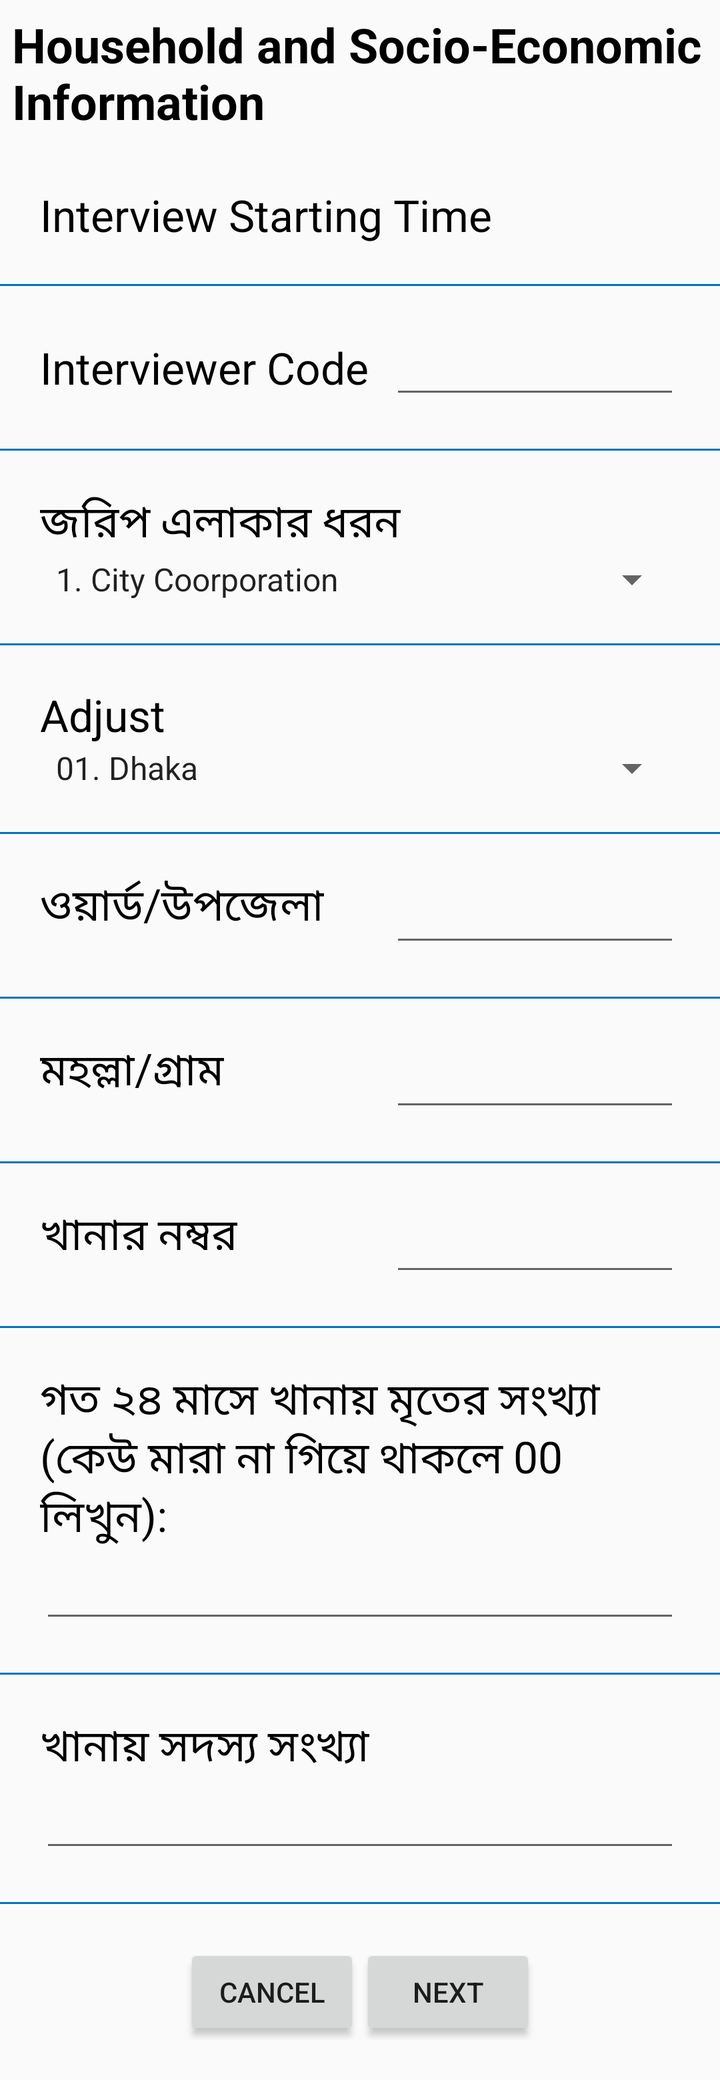
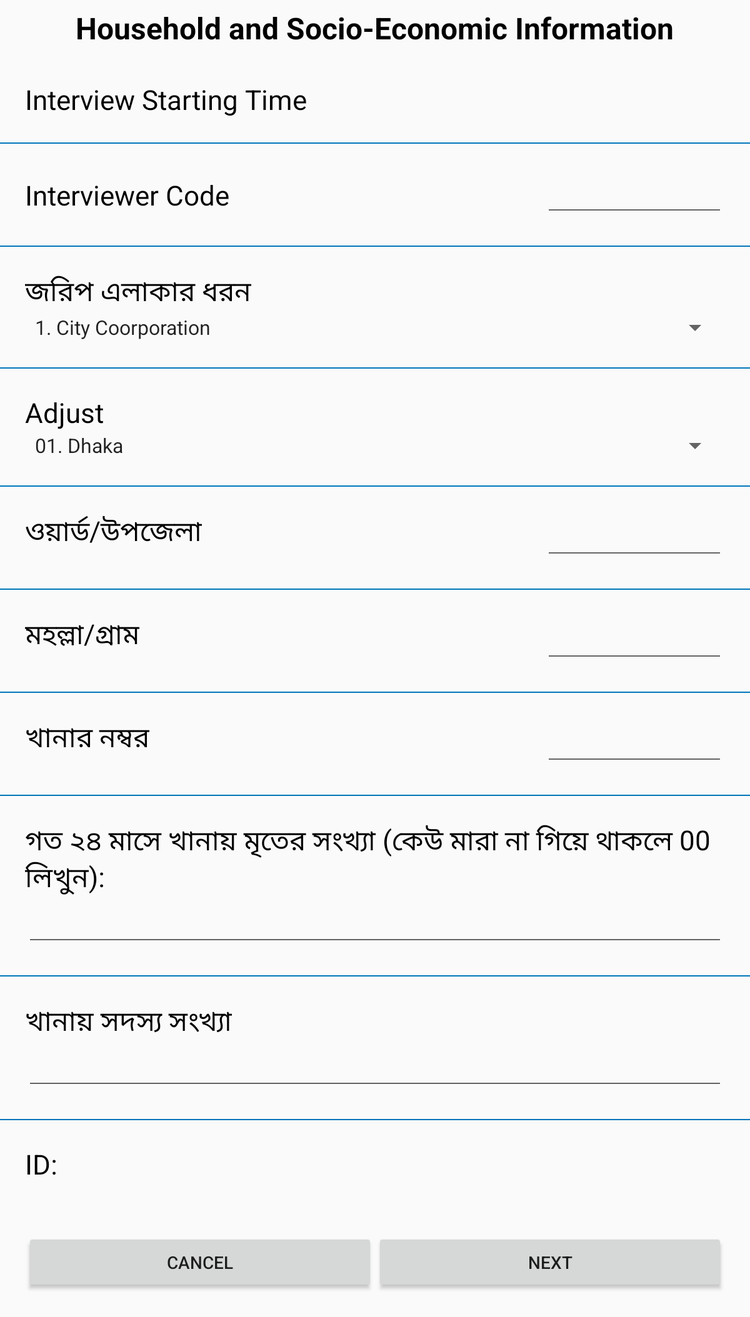

The same Android screen from two of the app's own layout files: first res/layout/ as a phone draws it, then the repository's variant for another configuration, drawn on a device whose configuration selects that folder. Both files follow.
<!-- AndroidManifest.xml: application theme AppTheme -->
<!-- res/layout/activity_house_hold_information.xml -->
<?xml version="1.0" encoding="utf-8"?>
<ScrollView xmlns:android="http://schemas.android.com/apk/res/android"
    android:layout_width="fill_parent"
    android:layout_height="fill_parent"
    android:layout_below="@+id/layout_header">

    <LinearLayout
        android:layout_width="fill_parent"
        android:layout_height="fill_parent"
        android:orientation="vertical">

        <TextView
            android:id="@+id/textView_heading"
            android:layout_width="wrap_content"
            android:layout_height="wrap_content"
            android:layout_gravity="center"
            android:padding="6dp"
            android:text="@string/hh_details_hd"
            android:textColor="@android:color/black"
            android:textSize="24sp"
            android:textStyle="bold" />

        <LinearLayout
            android:layout_width="fill_parent"
            android:layout_height="wrap_content"
            android:orientation="horizontal"
            android:padding="20dp">

            <TextView
                android:id="@+id/textView_interview_starting_time"
                android:layout_width="wrap_content"
                android:layout_height="wrap_content"
                android:layout_centerVertical="true"
                android:text="Interview Starting Time"
                android:textColor="@android:color/black"
                android:textSize="22sp" />

            

        </LinearLayout>

        <LinearLayout

            android:layout_width="fill_parent"
            android:layout_height="1dp"
            android:background="@color/heading_bg"></LinearLayout>

        <RelativeLayout
            android:layout_width="fill_parent"
            android:layout_height="wrap_content"
            android:orientation="vertical"
            android:padding="20dp">

            <TextView
                android:id="@+id/textView_interview_unique"
                android:layout_width="wrap_content"
                android:layout_height="wrap_content"
                android:layout_centerVertical="true"
                android:text="Interviewer Code"
                android:textColor="@android:color/black"
                android:textSize="22sp" />

            <EditText
                android:id="@+id/editText_interviewer_unique"
                android:layout_width="145dp"
                android:layout_height="wrap_content"
                android:layout_alignParentRight="true"
                android:focusable="true"
                android:gravity="right"
                android:inputType="number"
                android:maxLength="2" />
        </RelativeLayout>

        <LinearLayout

            android:layout_width="fill_parent"
            android:layout_height="1dp"
            android:background="@color/heading_bg"></LinearLayout>

        <LinearLayout
            android:layout_width="fill_parent"
            android:layout_height="wrap_content"
            android:orientation="vertical"
            android:padding="20dp">

            <TextView
                android:id="@+id/textView_branch_name"
                android:layout_width="wrap_content"
                android:layout_height="wrap_content"
                android:layout_centerVertical="true"
                android:text="জরিপ এলাকার ধরন"
                android:textColor="@android:color/black"
                android:textSize="22sp" />

            <Spinner
                android:id="@+id/spinner_survey_location"
                android:layout_width="match_parent"
                android:layout_height="wrap_content"
                android:layout_gravity="center_horizontal"
                android:entries="@array/survey_loc"
                android:focusable="false"
                android:spinnerMode="dropdown"
                android:textSize="22sp" />
        </LinearLayout>

        <LinearLayout

            android:layout_width="fill_parent"
            android:layout_height="1dp"
            android:background="@color/heading_bg"></LinearLayout>

        <LinearLayout
            android:layout_width="fill_parent"
            android:layout_height="wrap_content"
            android:orientation="vertical"
            android:padding="20dp">

            <TextView

                android:id="@+id/textView_adjustable"
                android:layout_width="wrap_content"
                android:layout_height="wrap_content"
                android:layout_centerVertical="true"
                android:text="Adjust"
                android:textColor="@android:color/black"
                android:textSize="22sp" />

            <Spinner
                android:id="@+id/spinner_adjust"
                android:layout_width="match_parent"
                android:layout_height="wrap_content"
                android:layout_gravity="center_horizontal"
                android:entries="@array/survey_city_corp"
                android:focusable="false"
                android:spinnerMode="dropdown" />

        </LinearLayout>

        <LinearLayout

            android:layout_width="fill_parent"
            android:layout_height="1dp"
            android:background="@color/heading_bg"></LinearLayout>

        <RelativeLayout
            android:layout_width="fill_parent"
            android:layout_height="wrap_content"
            android:padding="20dp">

            <TextView
                android:id="@+id/textView_ward"
                style="text_normal"
                android:layout_width="wrap_content"
                android:layout_height="wrap_content"
                android:layout_alignParentLeft="true"
                android:text="@string/ward"
                android:textColor="@android:color/black"
                android:textSize="22sp" />

            <EditText
                android:id="@+id/editText_ward"
                android:layout_width="145dp"
                android:layout_height="wrap_content"
                android:layout_alignParentRight="true"
                android:gravity="right"
                android:inputType="number"
                android:maxLength="2" />

            <Spinner
                android:id="@+id/spinner_upozila"
                android:layout_width="match_parent"
                android:layout_height="wrap_content"
                android:layout_below="@+id/textView_ward"
                android:entries="@array/survey_upozila"
                android:focusable="false"
                android:spinnerMode="dropdown"
                android:visibility="gone" />

        </RelativeLayout>

        <LinearLayout

            android:layout_width="fill_parent"
            android:layout_height="1dp"
            android:background="@color/heading_bg"></LinearLayout>

        <RelativeLayout
            android:layout_width="fill_parent"
            android:layout_height="wrap_content"
            android:padding="20dp">

            <TextView
                android:id="@+id/textView_moholla"
                android:layout_width="wrap_content"
                android:layout_height="wrap_content"
                android:layout_alignParentLeft="true"
                android:text="@string/moholla"
                android:textColor="@android:color/black"
                android:textSize="22sp" />

            <EditText
                android:id="@+id/editText_moholla"
                android:layout_width="145dp"
                android:layout_height="wrap_content"
                android:layout_alignParentRight="true"
                android:gravity="right"
                android:inputType="number"
                android:maxLength="2" />

        </RelativeLayout>

        <LinearLayout

            android:layout_width="fill_parent"
            android:layout_height="1dp"
            android:background="@color/heading_bg"></LinearLayout>


        <RelativeLayout
            android:layout_width="fill_parent"
            android:layout_height="wrap_content"
            android:padding="20dp">

            <TextView
                android:id="@+id/textView_household_no"
                android:layout_width="wrap_content"
                android:layout_height="wrap_content"
                android:layout_alignParentLeft="true"
                android:text="@string/household_no"
                android:textColor="@android:color/black"
                android:textSize="22sp" />

            <EditText
                android:id="@+id/editText_household_no"
                android:layout_width="145dp"
                android:layout_height="wrap_content"
                android:layout_alignParentRight="true"
                android:gravity="right"
                android:inputType="number"
                android:maxLength="2" />

        </RelativeLayout>

        <LinearLayout

            android:layout_width="fill_parent"
            android:layout_height="1dp"
            android:background="@color/heading_bg"></LinearLayout>

        

        <LinearLayout
            android:layout_width="fill_parent"
            android:layout_height="wrap_content"
            android:orientation="vertical"
            android:padding="20dp">

            <TextView
                android:id="@+id/textView_"
                android:layout_width="wrap_content"
                android:layout_height="wrap_content"
                android:layout_centerVertical="true"
                android:text="@string/last_24_death_histry"
                android:textColor="@android:color/black"
                android:textSize="22sp" />

            <EditText
                android:id="@+id/edittext_death_number"
                android:layout_width="fill_parent"
                android:layout_height="wrap_content"
                android:layout_alignParentRight="true"
                android:gravity="right"
                android:inputType="number"
                android:maxLength="1" />

        </LinearLayout>

        <LinearLayout

            android:layout_width="fill_parent"
            android:layout_height="1dp"
            android:background="@color/heading_bg"></LinearLayout>

        <LinearLayout
            android:layout_width="fill_parent"
            android:layout_height="wrap_content"
            android:orientation="vertical"
            android:padding="20dp">

            <TextView
                android:layout_width="wrap_content"
                android:layout_height="wrap_content"
                android:layout_centerVertical="true"
                android:text="@string/members_number"
                android:textColor="@android:color/black"
                android:textSize="22sp" />

            <EditText
                android:id="@+id/editText_member_number"
                android:layout_width="fill_parent"
                android:layout_height="wrap_content"
                android:layout_alignParentRight="true"
                android:gravity="right"
                android:inputType="number"
                android:maxLength="2" />


        </LinearLayout>

        <LinearLayout

            android:layout_width="fill_parent"
            android:layout_height="1dp"
            android:background="@color/heading_bg"></LinearLayout>

        <LinearLayout
            android:layout_width="fill_parent"
            android:layout_height="wrap_content"
            android:gravity="center"
            android:orientation="horizontal"
            android:padding="20dp">

            <Button
                android:id="@+id/button_cancel"
                android:layout_width="wrap_content"
                android:layout_height="match_parent"
                android:gravity="center"
                android:text="Cancel"></Button>

            <Button
                android:id="@+id/button_next"
                android:layout_width="wrap_content"
                android:layout_height="match_parent"
                android:gravity="center"
                android:text="Next"></Button>

        </LinearLayout>


    </LinearLayout>
</ScrollView>
<!-- resources referenced by this layout -->
<resources>
  <string-array name="survey_city_corp">
          <item>01. Dhaka</item>
          <item>02. Chittagong</item>
          <item>03. Rajshahi</item>
          <item>04. Khulna</item>
          <item>05. Barisal</item>
          <item>06. Sylhet</item>
          <item>07. Rangpur</item>
          <item>08. Mymensing</item>
      </string-array>
  <string-array name="survey_loc">
          <item>1. City Coorporation</item>
          <item>2. District Town</item>
          <item>3. Rural (Upazila)</item>
      </string-array>
  <string-array name="survey_upozila">
          <item>01. Dhamrai</item>
          <item>02. Baliakandi</item>
          <item>03. Nalitabari</item>
          <item>04. Fakirhat</item>
          <item>05. Chowgacha</item>
          <item>06. Koira</item>
          <item>07. Kalai</item>
          <item>08. Santhia</item>
          <item>09. Golapganj </item>
          <item>10. Banaripara </item>
          <item>11. Borhanuddin</item>
          <item>12. Kachua</item>
          <item>13. Khagrachari Sadar</item>
          <item>14. Kurigram Sadar</item>
          <item>15. Ranishankail</item>
          <item>16. belkuchi</item>
  
  
      </string-array>
  <color name="heading_bg">#0076BA</color>
  <string name="hh_details_hd">Household and Socio-Economic Information</string>
  <string name="household_no">খানার নম্বর</string>
  <string name="last_24_death_histry">গত ২৪ মাসে খানায় মৃতের সংখ্যা (কেউ মারা না গিয়ে থাকলে 00 লিখুন):</string>
  <string name="members_number">খানায় সদস্য সংখ্যা</string>
  <string name="moholla">মহল্লা/গ্রাম</string>
  <string name="ward">ওয়ার্ড/উপজেলা</string>
  <style name="AppTheme" parent="Theme.AppCompat.Light.DarkActionBar">
          
          <item name="colorPrimary">@color/colorPrimary</item>
          <item name="colorPrimaryDark">@color/colorPrimaryDark</item>
          <item name="colorAccent">@color/colorAccent</item>
      </style>
  <color name="colorPrimary">#3F51B5</color>
  <color name="colorPrimaryDark">#303F9F</color>
  <color name="colorAccent">#FF4081</color>
</resources>
<!-- res/layout-sw600dp/activity_house_hold_information.xml (the repository's variant of the layout above) -->
<!-- drawn on a 7-inch tablet held upright -->
<?xml version="1.0" encoding="utf-8"?>
<ScrollView xmlns:android="http://schemas.android.com/apk/res/android"
    android:layout_width="fill_parent"
    android:layout_height="fill_parent"
    android:layout_below="@+id/layout_header">

    <LinearLayout
        android:layout_width="fill_parent"
        android:layout_height="fill_parent"
        android:orientation="vertical">

        <TextView
            android:id="@+id/textView_heading"
            android:layout_width="wrap_content"
            android:layout_height="wrap_content"
            android:layout_gravity="center"
            android:padding="6dp"
            android:text="@string/hh_details_hd"
            android:textColor="@android:color/black"
            android:textSize="24sp"
            android:textStyle="bold" />

        <LinearLayout
            android:layout_width="fill_parent"
            android:layout_height="wrap_content"
            android:orientation="horizontal"
            android:padding="20dp">

            <TextView
                android:id="@+id/textView_interview_starting_time"
                android:layout_width="wrap_content"
                android:layout_height="wrap_content"
                android:layout_centerVertical="true"
                android:text="Interview Starting Time"
                android:textColor="@android:color/black"
                android:textSize="22sp" />

            

        </LinearLayout>

        <LinearLayout

            android:layout_width="fill_parent"
            android:layout_height="1dp"
            android:background="@color/heading_bg"></LinearLayout>

        <RelativeLayout
            android:layout_width="fill_parent"
            android:layout_height="wrap_content"
            android:orientation="vertical"
            android:padding="20dp">

            <TextView
                android:id="@+id/textView_interview_unique"
                android:layout_width="wrap_content"
                android:layout_height="wrap_content"
                android:layout_centerVertical="true"
                android:text="Interviewer Code"
                android:textColor="@android:color/black"
                android:textSize="22sp" />

            <EditText
                android:id="@+id/editText_interviewer_unique"
                android:layout_width="145dp"
                android:layout_height="wrap_content"
                android:layout_alignParentRight="true"
                android:focusable="true"
                android:gravity="right"
                android:inputType="number"
                android:maxLength="2" />
        </RelativeLayout>

        <LinearLayout

            android:layout_width="fill_parent"
            android:layout_height="1dp"
            android:background="@color/heading_bg"></LinearLayout>

        <LinearLayout
            android:layout_width="fill_parent"
            android:layout_height="wrap_content"
            android:orientation="vertical"
            android:padding="20dp">

            <TextView
                android:id="@+id/textView_branch_name"
                android:layout_width="wrap_content"
                android:layout_height="wrap_content"
                android:layout_centerVertical="true"
                android:text="জরিপ এলাকার ধরন"
                android:textColor="@android:color/black"
                android:textSize="22sp" />

            <Spinner
                android:id="@+id/spinner_survey_location"
                android:layout_width="match_parent"
                android:layout_height="wrap_content"
                android:layout_gravity="center_horizontal"
                android:entries="@array/survey_loc"
                android:focusable="false"
                android:spinnerMode="dropdown"
                android:textSize="22sp" />
        </LinearLayout>

        <LinearLayout

            android:layout_width="fill_parent"
            android:layout_height="1dp"
            android:background="@color/heading_bg"></LinearLayout>

        <LinearLayout
            android:layout_width="fill_parent"
            android:layout_height="wrap_content"
            android:orientation="vertical"
            android:padding="20dp">

            <TextView

                android:id="@+id/textView_adjustable"
                android:layout_width="wrap_content"
                android:layout_height="wrap_content"
                android:layout_centerVertical="true"
                android:text="Adjust"
                android:textColor="@android:color/black"
                android:textSize="22sp" />

            <Spinner
                android:id="@+id/spinner_adjust"
                android:layout_width="match_parent"
                android:layout_height="wrap_content"
                android:layout_gravity="center_horizontal"
                android:entries="@array/survey_city_corp"
                android:focusable="false"
                android:spinnerMode="dropdown" />

        </LinearLayout>

        <LinearLayout

            android:layout_width="fill_parent"
            android:layout_height="1dp"
            android:background="@color/heading_bg"></LinearLayout>

        <RelativeLayout
            android:layout_width="fill_parent"
            android:layout_height="wrap_content"
            android:padding="20dp">

            <TextView
                android:id="@+id/textView_ward"
                style="text_normal"
                android:layout_width="wrap_content"
                android:layout_height="wrap_content"
                android:layout_alignParentLeft="true"
                android:text="@string/ward"
                android:textColor="@android:color/black"
                android:textSize="22sp" />

            <EditText
                android:id="@+id/editText_ward"
                android:layout_width="145dp"
                android:layout_height="wrap_content"
                android:layout_alignParentRight="true"
                android:gravity="right"
                android:inputType="number"
                android:maxLength="2" />

            <Spinner
                android:id="@+id/spinner_upozila"
                android:layout_width="match_parent"
                android:layout_height="wrap_content"
                android:layout_below="@+id/textView_ward"
                android:entries="@array/survey_upozila"
                android:focusable="false"
                android:spinnerMode="dropdown"
                android:visibility="gone" />

        </RelativeLayout>

        <LinearLayout

            android:layout_width="fill_parent"
            android:layout_height="1dp"
            android:background="@color/heading_bg"></LinearLayout>

        <RelativeLayout
            android:layout_width="fill_parent"
            android:layout_height="wrap_content"
            android:padding="20dp">

            <TextView
                android:id="@+id/textView_moholla"
                android:layout_width="wrap_content"
                android:layout_height="wrap_content"
                android:layout_alignParentLeft="true"
                android:text="@string/moholla"
                android:textColor="@android:color/black"
                android:textSize="22sp" />

            <EditText
                android:id="@+id/editText_moholla"
                android:layout_width="145dp"
                android:layout_height="wrap_content"
                android:layout_alignParentRight="true"
                android:gravity="right"
                android:inputType="number"
                android:maxLength="2" />

        </RelativeLayout>

        <LinearLayout

            android:layout_width="fill_parent"
            android:layout_height="1dp"
            android:background="@color/heading_bg"></LinearLayout>


        <RelativeLayout
            android:layout_width="fill_parent"
            android:layout_height="wrap_content"
            android:padding="20dp">

            <TextView
                android:id="@+id/textView_household_no"
                android:layout_width="wrap_content"
                android:layout_height="wrap_content"
                android:layout_alignParentLeft="true"
                android:text="@string/household_no"
                android:textColor="@android:color/black"
                android:textSize="22sp" />

            <EditText
                android:id="@+id/editText_household_no"
                android:layout_width="145dp"
                android:layout_height="wrap_content"
                android:layout_alignParentRight="true"
                android:gravity="right"
                android:inputType="number"
                android:maxLength="2" />

        </RelativeLayout>

        <LinearLayout

            android:layout_width="fill_parent"
            android:layout_height="1dp"
            android:background="@color/heading_bg"></LinearLayout>

        

        <LinearLayout
            android:layout_width="fill_parent"
            android:layout_height="wrap_content"
            android:orientation="vertical"
            android:padding="20dp">

            <TextView
                android:id="@+id/textView_"
                android:layout_width="wrap_content"
                android:layout_height="wrap_content"
                android:layout_centerVertical="true"
                android:text="@string/last_24_death_histry"
                android:textColor="@android:color/black"
                android:textSize="22sp" />

            <EditText
                android:id="@+id/edittext_death_number"
                android:layout_width="fill_parent"
                android:layout_height="wrap_content"
                android:layout_alignParentRight="true"
                android:gravity="right"
                android:inputType="number"
                android:maxLength="2" />

        </LinearLayout>

        <LinearLayout

            android:layout_width="fill_parent"
            android:layout_height="1dp"
            android:background="@color/heading_bg"></LinearLayout>

        <LinearLayout
            android:layout_width="fill_parent"
            android:layout_height="wrap_content"
            android:orientation="vertical"
            android:padding="20dp">

            <TextView
                android:layout_width="wrap_content"
                android:layout_height="wrap_content"
                android:layout_centerVertical="true"
                android:text="@string/members_number"
                android:textColor="@android:color/black"
                android:textSize="22sp" />

            <EditText
                android:id="@+id/editText_member_number"
                android:layout_width="fill_parent"
                android:layout_height="wrap_content"
                android:layout_alignParentRight="true"
                android:gravity="right"
                android:inputType="number"
                android:maxLength="2" />



        </LinearLayout>

        <LinearLayout

            android:layout_width="fill_parent"
            android:layout_height="1dp"
            android:background="@color/heading_bg"></LinearLayout>


        <LinearLayout
            android:layout_width="fill_parent"
            android:layout_height="wrap_content"
            android:orientation="vertical"
            android:padding="20dp">

            <TextView
                android:id="@+id/test"
                android:layout_width="wrap_content"
                android:layout_height="wrap_content"
                android:layout_centerVertical="true"
                android:text="ID: "
                android:textColor="@android:color/black"
                android:textSize="22sp" />

        </LinearLayout>

        <LinearLayout
            android:layout_width="fill_parent"
            android:layout_height="wrap_content"
            android:gravity="center"
            android:orientation="horizontal"
            android:weightSum="1"
            android:padding="20dp">

            <Button
                android:id="@+id/button_cancel"
                android:layout_width="wrap_content"
                android:layout_height="match_parent"
                android:layout_weight=".5"
                android:gravity="center"
                android:text="Cancel"></Button>

            <Button
                android:id="@+id/button_next"
                android:layout_width="wrap_content"
                android:layout_height="match_parent"
                android:gravity="center"
                android:layout_weight=".5"
                android:text="Next"></Button>

        </LinearLayout>


    </LinearLayout>
</ScrollView>
